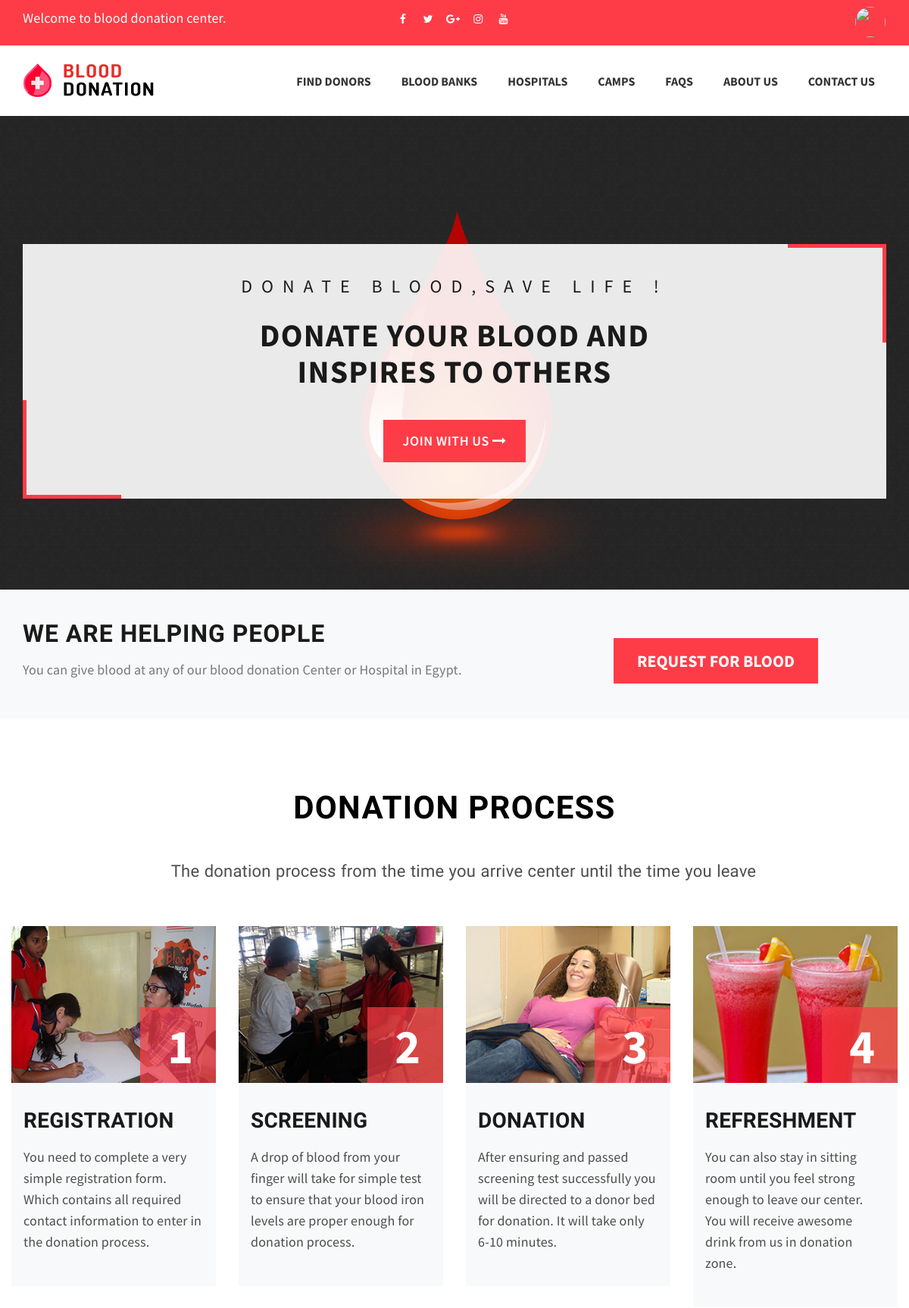
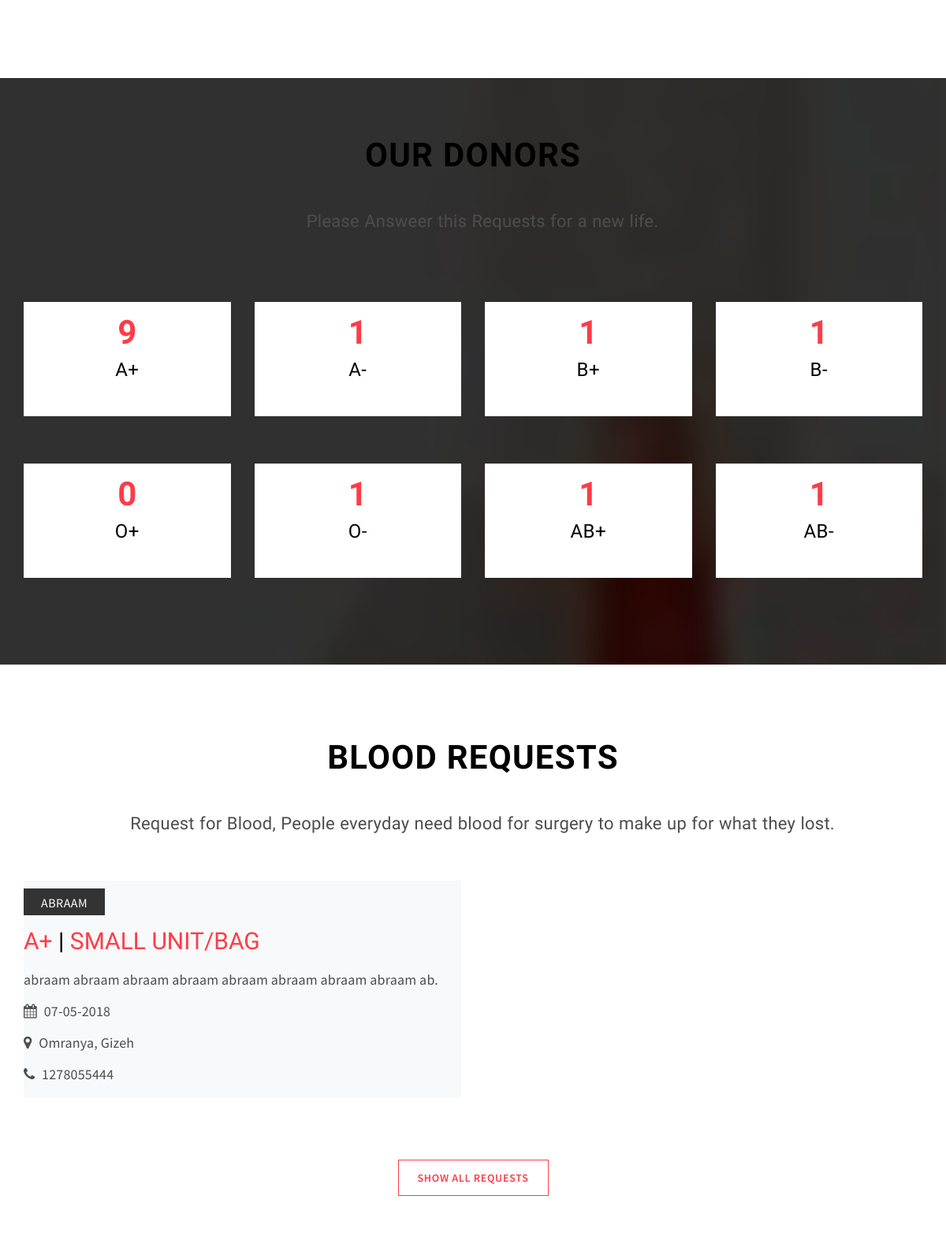
/APP/cpanel/DonorPages/DonorHome.php (signed in, upper part), run on the app's committed database (2 pictures, top to bottom).
### tables this page shows
CREATE TABLE `requestforblood` (
  `requestforbloodID` int(200) NOT NULL,
  `name` varchar(30) NOT NULL,
  `contactNO` int(20) NOT NULL,
  `bloodGroup` varchar(10) NOT NULL,
  `amount` varchar(10) NOT NULL,
  `needBloodDate` varchar(20) NOT NULL,
  `needBloodAddress` varchar(100) NOT NULL,
  `needBloodDisrict` varchar(20) NOT NULL,
  `needBloodCity` varchar(20) NOT NULL,
  `message` text NOT NULL,
  `visible` tinyint(1) NOT NULL DEFAULT '0'
);

### APP/lib/donor.php (called while the page is built, shortened)
<?php
require_once '../../config.php';
class Donor
{
    public static function countDonorsByBloodGroup($bloodGroup)
    {
        global $dbh;
        $sql = $dbh->prepare("SELECT * FROM donor WHERE bloodGroup='$bloodGroup' AND bloodBankID is null");
        $sql->execute();
        $donors = $sql->fetchAll(PDO::FETCH_ASSOC);
        return count($donors);
    }
}

### APP/model/requestforblood.php (called while the page is built, shortened)
<?php
require_once '../../lib/DatabaseModel.php';
class RequestForBlood extends DatabaseModel
{
    public static function retreiveUpdatedRequests()
    {
        global $dbh;
        $sql = $dbh->prepare("SELECT * FROM requestforblood WHERE visible = 1 ORDER BY requestforbloodID desc limit 4");
        $sql->execute();
        $requests = $sql->fetchAll(PDO::FETCH_ASSOC);
        return $requests;
    }
}

### APP/cpanel/DonorPages/DonorHome.php (the view, shortened to what this page needs)
<?php
    require_once '../../model/comment.php';
    require_once '../../model/requestforblood.php';
    require_once '../../lib/donor.php';
?>
<div class="slider-wrap">
    <div id="slider_1" class="owl-carousel owl-theme">
        <div class="item">
            <div class="slider-content text-center">
                <div class="container">
                    <div class="slider-contents-info">
                        <h3>Donate blood,save life !</h3>
                        <h2>
                            Donate your blood and
                            <br>
                            Inspires to others
                        </h2>
                        <a href="DonorRegistration.php" class="btn btn-slider">Join With Us <i class="fa fa-long-arrow-right"></i></a>
                    </div>
                </div>
            </div>
        </div>
    </div>
</div>
<section class="cta-section-1">
    <div class="container">
        <div class="row">
            <div class="col-lg-8 col-md-8 col-sm-12 col-xs-12">
                <h2>We are helping people</h2>
                <p>
                    You can give blood at any of our blood donation Center or Hospital in Egypt.
                </p>
            </div>
            <div class="col-lg-4 col-md-4 col-sm-12 col-xs-12">
                <a class="btn btn-cta-1" href="DonorRequestForBlood.php">REQUEST FOR BLOOD</a>
            </div>
        </div>
    </div>
</section>
<section class="section-content-block section-process">
    <div class="container-fluid">
        <div class="row">
            <div class="col-md-12 col-sm-12 text-center">
                <h2 class="section-heading"><span>Donation</span> Process</h2>
                <p class="section-subheading">The donation process from the time you arrive center until the time you leave</p>
            </div>
        </div>
        <div class="row wow fadeInUp">
            <div class="col-lg-3 col-md-6 col-sm-6 col-xs-12">
                <div class="process-layout">
                    <figure class="process-img">
                        <img src="../template/images/process_1.jpg" alt="process" />
                        <div class="step">
                            <h3>1</h3>
                        </div>
                    </figure>
                    <article class="process-info">
                        <h2>Registration</h2>
                        <p>You need to complete a very simple registration form. Which contains all required contact information to enter in the donation process.</p>
                    </article>
                </div>
            </div>
            <div class="col-lg-3 col-md-6 col-sm-6 col-xs-12">
                <div class="process-layout">
                    <figure class="process-img">
                        <img src="../template/images/process_2.jpg" alt="process" />
                        <div class="step">
                            <h3>2</h3>
                        </div>
                    </figure>
                    <article class="process-info">
                        <h2>Screening</h2>
                        <p>A drop of blood from your finger will take for simple test to ensure that your blood iron levels are proper enough for donation process.</p>
                    </article>
                </div>
            </div>
            <div class="col-lg-3 col-md-6 col-sm-6 col-xs-12">
                <div class="process-layout">
                    <figure class="process-img">
                        <img src="../template/images/process_3.jpg" alt="process" />
                        <div class="step">
                            <h3>3</h3>
                        </div>
                    </figure>
                    <article class="process-info">
                        <h2>Donation</h2>
                        <p>After ensuring and passed screening test successfully you will be directed to a donor bed for donation. It will take only 6-10 minutes.</p>
                    </article>
                </div>
            </div>
            <div class="col-lg-3 col-md-6 col-sm-6 col-xs-12">
                <div class="process-layout">
                    <figure class="process-img">
                        <img src="../template/images/process_4.jpg" alt="process" />
                        <div class="step">
                            <h3>4</h3>
                        </div>
                    </figure>
                    <article class="process-info">
                        <h2>Refreshment</h2>
                        <p>You can also stay in sitting room until you feel strong enough to leave our center. You will receive awesome drink from us in donation zone. </p>
                    </article>
                </div>
            </div>
        </div>
    </div>
</section>
<section class="section-counter"  data-stellar-background-ratio="0.3">
    <div class="container wow fadeInUp">
        <div class="row section-heading-wrapper">
            <div class="col-md-12 col-sm-12 text-center">
                <h2 class="section-heading">Our Donors</h2>
                <p class="section-subheading">Please Answeer this Requests for a new life.</p>
            </div>
        </div>
        <div class="row">
            <div class="col-lg-3 col-md-6 col-sm-6 col-xs-12">
                <div class="counter-block-1 text-center">
                    <span class="counter"><?php echo Donor::countDonorsByBloodGroup("A+")?></span>
                    <h4>A+</h4>
                </div>
            </div>
            <div class="col-lg-3 col-md-6 col-sm-6 col-xs-12">
                <div class="counter-block-1 text-center">
                    <span class="counter"><?php echo Donor::countDonorsByBloodGroup("A-")?></span>
                    <h4>A-</h4>
                </div>
            </div>
            <div class="col-lg-3 col-md-6 col-sm-6 col-xs-12">
                <div class="counter-block-1 text-center">
                    <span class="counter"><?php echo Donor::countDonorsByBloodGroup("B+")?></span>
                    <h4>B+</h4>
                </div>
            </div>
            <div class="col-lg-3 col-md-6 col-sm-6 col-xs-12">
                <div class="counter-block-1 text-center">
                    <span class="counter"><?php echo Donor::countDonorsByBloodGroup("B-")?></span>
                    <h4>B-</h4>
                </div>
            </div>
            <div class="col-lg-3 col-md-6 col-sm-6 col-xs-12">
                <div class="counter-block-1 text-center">
                    <span class="counter"><?php echo Donor::countDonorsByBloodGroup("O+")?></span>
                    <h4>O+</h4>
                </div>
            </div>
            <div class="col-lg-3 col-md-6 col-sm-6 col-xs-12">
                <div class="counter-block-1 text-center">
                    <span class="counter"><?php echo Donor::countDonorsByBloodGroup("O-")?></span>
                    <h4>O-</h4>
                </div>
            </div>
            <div class="col-lg-3 col-md-6 col-sm-6 col-xs-12">
                <div class="counter-block-1 text-center">
                    <span class="counter"><?php echo Donor::countDonorsByBloodGroup("AB+")?></span>
                    <h4>AB+</h4>
                </div>
            </div>
            <div class="col-lg-3 col-md-6 col-sm-6 col-xs-12">
                <div class="counter-block-1 text-center">
                    <span class="counter"><?php echo Donor::countDonorsByBloodGroup("AB-")?></span>
                    <h4>AB-</h4>
                </div>
            </div>
        </div>
    </div>
</section>
<section class="section-content-block" >
    <div class="container">
        <div class="row section-heading-wrapper">
            <div class="col-md-12 col-sm-12 text-center">
                <h2 class="section-heading">Blood Requests</h2>
                <p class="section-subheading">Request for Blood, People everyday need blood for surgery to make up for what they lost.</p>
            </div>
        </div>
        <div class="row">
            <?php
                $updatedrequests = RequestForBlood::retreiveUpdatedRequests();
                if(is_array($updatedrequests) && count($updatedrequests)>0){
                    foreach ($updatedrequests as $request) {
                        if($request['name'] == NULL){
                            echo '<div class="col-lg-6 col-md-6 col-sm-12 col-xs-12">
                                    <div class="event-latest">
                                        <div class="row">
                                            <div class="col-lg-12 col-md-7 col-sm-12 col-xs-12">
                                                <div class="event-details">
                                                    <a class="latest-date" href="DonorRequestForBloodDetails.php">Unknown</a>
                                                    <h4 class="event-latest-title">
                                                        <bold style="color:#FE3C47 ; font-family: Dosis, sans-serif ; font-size: 30px">'.$request['bloodGroup'].' <span style="color: black"> | </span> '.$request['amount'].' unit/Bag</bold>
                                                    </h4>
                                                    <p>'.$request['message'].'.</p>
                                                    <div class="event-latest-details">
                                                        <p class="author"><i class="fa fa-calendar" aria-hidden="true" style="padding-right: 5px"></i> '.$request['needBloodDate'].'</p>
                                                        <p class="comments"> <i class="fa fa-map-marker" aria-hidden="true" style="padding-right: 5px"></i>'.$request['needBloodDisrict'].'</p>
                                                        <p class="comments"> <i class="fa fa-phone" aria-hidden="true" style="padding-right: 5px"></i> '.$request['contactNO'].'</p>
                                                    </div>
                                                </div>
                                            </div>
                                        </div>
                                    </div>
                                </div> ';
                        }else{
                            echo '<div class="col-lg-6 col-md-6 col-sm-12 col-xs-12">
                                    <div class="event-latest">
                                        <div class="row">
                                            <div class="col-lg-12 col-md-7 col-sm-12 col-xs-12">
                                                <div class="event-details">
                                                    <a class="latest-date" href="DonorRequestForBloodDetails.php">'.$request['name'].'</a>
                                                    <h4 class="event-latest-title">
                                                        <bold style="color:#FE3C47 ; font-family: Dosis, sans-serif ; font-size: 30px">'.$request['bloodGroup'].' <span style="color: black"> | </span> '.$request['amount'].' unit/Bag</bold>
                                                    </h4>
                                                    <p>'.$request['message'].'.</p>
                                                    <div class="event-latest-details">
                                                        <p class="author"><i class="fa fa-calendar" aria-hidden="true" style="padding-right: 5px"></i> '.$request['needBloodDate'].'</p>
                                                        <p class="comments"> <i class="fa fa-map-marker" aria-hidden="true" style="padding-right: 5px"></i> '.$request['needBloodDisrict'].', '.$request['needBloodCity'].'</p>
                                                        <p class="comments"> <i class="fa fa-phone" aria-hidden="true" style="padding-right: 5px"></i> '.$request['contactNO'].'</p>
                                                    </div>
                                                </div>
                                            </div>
                                        </div>
                                    </div>
                                </div> ';
                        }
                    }
                }
            ?>
        </div>
        <div class="row">
            <div class="col-sm-12 col-md-4 col-md-offset-4 text-center">
                <a class="btn btn-load-more" href="DonorBloodRequestsList.php">Show All Requests</a>
            </div>
        </div>
    </div>
</section>

### APP/cpanel/template/css/base.css (style rules this page uses)
.right-right-container a { float: right; color: white; margin-top: 3px; font-size: 35px; font-family: 'Dosis', sans-serif; border: 1px; border-color: #FE3C47; border-style: solid; background: #FE3C47; }
.top-bar-social { float:left; }
.left-container { width: 43%; height: 100%; float:left; margin-right:0px; padding-right:0px; }
.right-container { width: 57%; height: 100%; float:right; margin-left:0px; padding-left:0px; }
.left-right-container { width: 50%; height: 100%; float:left }
.right-right-container { width: 50%; height: 100%; float:right }
span { color:#800000; font:bold; }

### data on the page
requestforblood: name "ABRAAM", bloodGroup "A+", amount "SMALL", message "abraam abraam abraam abraam abraam abraam abraam abraam ab", needBloodDate "07-05-2018", needBloodDisrict "Omranya", needBloodCity "Gizeh", contactNO "1278055444"

### other printed values
Donor::countDonorsByBloodGroup("A+") "9"
Donor::countDonorsByBloodGroup("A-") "1"
Donor::countDonorsByBloodGroup("B+") "1"
Donor::countDonorsByBloodGroup("B-") "1"
Donor::countDonorsByBloodGroup("O+") "0"
Donor::countDonorsByBloodGroup("O-") "1"
Donor::countDonorsByBloodGroup("AB+") "1"
Donor::countDonorsByBloodGroup("AB-") "1"
